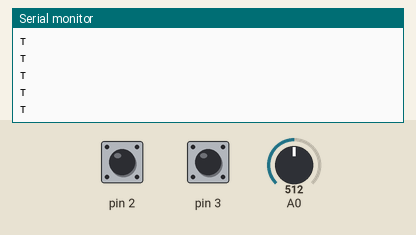
Simulated run of this sketch. Board: Arduino Uno, built with avr-gcc and run on an emulated ATmega328P. Parts: the last lines printed to the serial monitor. The inputs (shaded band) are chosen by the test bench; at power-on: A0 = 512, pin 3 HIGH, pin 2 HIGH.

Above: at 1.2 s.
1.3 s: A0 set to 716
At 2.3 s:
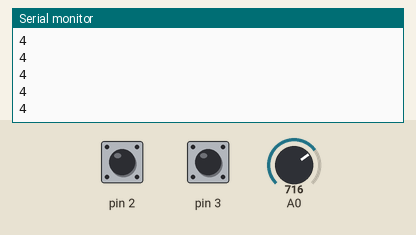
3.2 s: pin 3 pulled LOW for 0.15 s
At 3.42 s:
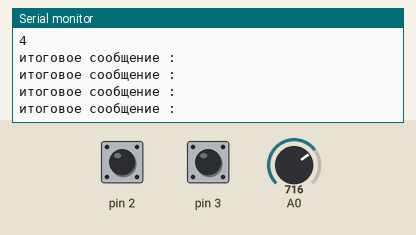

The sketch:

sketch_jan18a.ino
```cpp
#include "pins.h"
#include "sensor.h"
#include "simbols.h"

Sensor pot = Sensor(POT, 0);
Sensor btn1 = Sensor(BUTTON1, 1, INPUT_PULLUP);
Sensor btn2 = Sensor(BUTTON2, 1, INPUT_PULLUP);

void setup() {
  Serial.begin(9600);
  pot.setMaxMin(0, simbolsLength);
}

String outputV;

bool post;

void loop() {
  if (!post) {
    if (btn1.read()) outputV += simbols[pot.read()];

    Serial.print(outputV);
    Serial.println(simbols[pot.read()]);
  } else {
    Serial.print("итоговое сообщение : ");
    Serial.println(outputV);
    if (btn1.read()) {
      post = 0;
      outputV = "";
    }
  }

  if (btn2.read()) post = 1;
}
```

sensor.h
```cpp
class Sensor{
  public:
  Sensor(int pin, int read, int mode = 1){
    _pin = pin;
    _mode_type = mode;
    _read_type = read;
    if(_read_type) begin();
  }

  void begin(){
    pinMode(_pin, _mode_type);
  }

  void setMaxMin(int min, int max){
    _max = max;
    _min = min;
  }

  bool digitalread(){
    if(!digitalRead(_pin) && _last_read){
      _last_read = 0;
      return 1;
    }else if(digitalRead(_pin)) {
      _last_read = 1;
    }
    return 0;
  }

  int read(){
    if(_read_type) return digitalread();
    else return  map(analogRead(_pin),0,1024,_min,_max);
  }
  private:
  int _pin,_mode_type,_read_type;
  int _last_read = 1;
  int _max = 1024;
  int _min = 0;
};
```

simbols.h
```cpp
#include "WString.h"
String simbols[] = {
  " ",
  "й",
  "ц",
  "у",
  "к",
  "е",
  "н",
  "г",
  "ш",
  "щ",
  "з",
  "х",
  "ъ",
  "ф",
  "ы",
  "в",
  "а",
  "п",
  "р",
  "о",
  "л",
  "д",
  "ж",
  "э",
  "я",
  "ч",
  "с",
  "м",
  "и",
  "т",
  "ь",
  "б",
  "ю",
  "ё",
  ".",
  ",",
  "0",
  "1",
  "2",
  "3",
  "4",
  "5",
  "6",
  "7",
  "8",
  "9",
  "(",
  ")",
  "-",
  "+",
  "=",
  "*",
  "/",
  "^",
  "?",
  "!",
  "%",
  "<",
  ">",
};

int simbolsLength = 58;
```

pins.h
```cpp
int POT = A0;
int BUTTON1 = 2;
int BUTTON2 = 3;
```

Measured:
- after the input at 1.3 s, the serial monitor: prints a new line after 0.07 s (image 1)
- after the input at 3.2 s, the serial monitor: prints a new line after 0.07 s (image 2)
